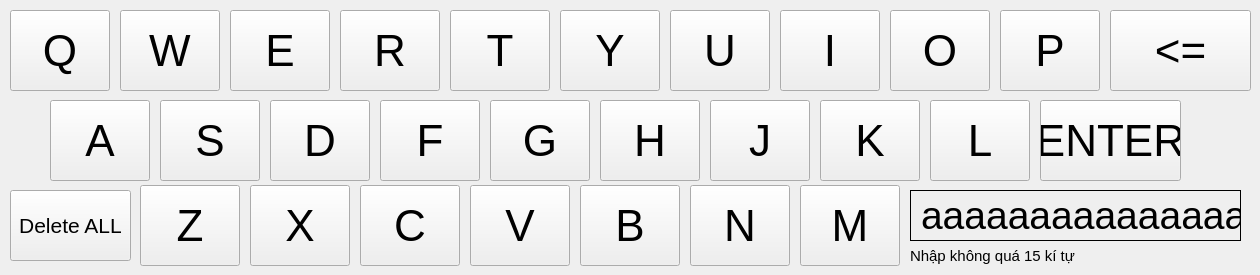
    <widget class="QWidget" name="ModuleKeyboard">
     <widget class="QPushButton" name="qButton">
      <property name="geometry">
       <rect>
        <x>10</x>
        <y>10</y>
        <width>100</width>
        <height>81</height>
       </rect>
      </property>
      <property name="font">
       <font>
        <pointsize>33</pointsize>
       </font>
      </property>
      <property name="text">
       <string>Q</string>
      </property>
     </widget>
     <widget class="QPushButton" name="rButton">
      <property name="geometry">
       <rect>
        <x>340</x>
        <y>10</y>
        <width>100</width>
        <height>81</height>
       </rect>
      </property>
      <property name="font">
       <font>
        <pointsize>33</pointsize>
       </font>
      </property>
      <property name="text">
       <string>R</string>
      </property>
     </widget>
     <widget class="QPushButton" name="eButton">
      <property name="geometry">
       <rect>
        <x>230</x>
        <y>10</y>
        <width>100</width>
        <height>81</height>
       </rect>
      </property>
      <property name="font">
       <font>
        <pointsize>33</pointsize>
       </font>
      </property>
      <property name="text">
       <string>E</string>
      </property>
     </widget>
     <widget class="QPushButton" name="tButton">
      <property name="geometry">
       <rect>
        <x>450</x>
        <y>10</y>
        <width>100</width>
        <height>81</height>
       </rect>
      </property>
      <property name="font">
       <font>
        <pointsize>33</pointsize>
       </font>
      </property>
      <property name="text">
       <string>T</string>
      </property>
     </widget>
     <widget class="QPushButton" name="wButton">
      <property name="geometry">
       <rect>
        <x>120</x>
        <y>10</y>
        <width>100</width>
        <height>81</height>
       </rect>
      </property>
      <property name="font">
       <font>
        <pointsize>33</pointsize>
       </font>
      </property>
      <property name="text">
       <string>W</string>
      </property>
     </widget>
     <widget class="QPushButton" name="pButton">
      <property name="geometry">
       <rect>
        <x>1000</x>
        <y>10</y>
        <width>100</width>
        <height>81</height>
       </rect>
      </property>
      <property name="font">
       <font>
        <pointsize>33</pointsize>
       </font>
      </property>
      <property name="text">
       <string>P</string>
      </property>
     </widget>
     <widget class="QPushButton" name="oButton">
      <property name="geometry">
       <rect>
        <x>890</x>
        <y>10</y>
        <width>100</width>
        <height>81</height>
       </rect>
      </property>
      <property name="font">
       <font>
        <pointsize>33</pointsize>
       </font>
      </property>
      <property name="text">
       <string>O</string>
      </property>
     </widget>
     <widget class="QPushButton" name="uButton">
      <property name="geometry">
       <rect>
        <x>670</x>
        <y>10</y>
        <width>100</width>
        <height>81</height>
       </rect>
      </property>
      <property name="font">
       <font>
        <pointsize>33</pointsize>
       </font>
      </property>
      <property name="text">
       <string>U</string>
      </property>
     </widget>
     <widget class="QPushButton" name="yButton">
      <property name="geometry">
       <rect>
        <x>560</x>
        <y>10</y>
        <width>100</width>
        <height>81</height>
       </rect>
      </property>
      <property name="font">
       <font>
        <pointsize>33</pointsize>
       </font>
      </property>
      <property name="text">
       <string>Y</string>
      </property>
     </widget>
     <widget class="QPushButton" name="iButton">
      <property name="geometry">
       <rect>
        <x>780</x>
        <y>10</y>
        <width>100</width>
        <height>81</height>
       </rect>
      </property>
      <property name="font">
       <font>
        <pointsize>33</pointsize>
       </font>
      </property>
      <property name="text">
       <string>I</string>
      </property>
     </widget>
     <widget class="QPushButton" name="backkeyboardButton">
      <property name="geometry">
       <rect>
        <x>1110</x>
        <y>10</y>
        <width>141</width>
        <height>81</height>
       </rect>
      </property>
      <property name="font">
       <font>
        <pointsize>33</pointsize>
       </font>
      </property>
      <property name="text">
       <string>&lt;=</string>
      </property>
     </widget>
     <widget class="QPushButton" name="lButton">
      <property name="geometry">
       <rect>
        <x>930</x>
        <y>100</y>
        <width>100</width>
        <height>81</height>
       </rect>
      </property>
      <property name="font">
       <font>
        <pointsize>33</pointsize>
       </font>
      </property>
      <property name="text">
       <string>L</string>
      </property>
     </widget>
     <widget class="QPushButton" name="kButton">
      <property name="geometry">
       <rect>
        <x>820</x>
        <y>100</y>
        <width>100</width>
        <height>81</height>
       </rect>
      </property>
      <property name="font">
       <font>
        <pointsize>33</pointsize>
       </font>
      </property>
      <property name="text">
       <string>K</string>
      </property>
     </widget>
     <widget class="QPushButton" name="aButton">
      <property name="geometry">
       <rect>
        <x>50</x>
        <y>100</y>
        <width>100</width>
        <height>81</height>
       </rect>
      </property>
      <property name="font">
       <font>
        <pointsize>33</pointsize>
       </font>
      </property>
      <property name="text">
       <string>A</string>
      </property>
     </widget>
     <widget class="QPushButton" name="gButton">
      <property name="geometry">
       <rect>
        <x>490</x>
        <y>100</y>
        <width>100</width>
        <height>81</height>
       </rect>
      </property>
      <property name="font">
       <font>
        <pointsize>33</pointsize>
       </font>
      </property>
      <property name="text">
       <string>G</string>
      </property>
     </widget>
     <widget class="QPushButton" name="fButton">
      <property name="geometry">
       <rect>
        <x>380</x>
        <y>100</y>
        <width>100</width>
        <height>81</height>
       </rect>
      </property>
      <property name="font">
       <font>
        <pointsize>33</pointsize>
       </font>
      </property>
      <property name="text">
       <string>F</string>
      </property>
     </widget>
     <widget class="QPushButton" name="jButton">
      <property name="geometry">
       <rect>
        <x>710</x>
        <y>100</y>
        <width>100</width>
        <height>81</height>
       </rect>
      </property>
      <property name="font">
       <font>
        <pointsize>33</pointsize>
       </font>
      </property>
      <property name="text">
       <string>J</string>
      </property>
     </widget>
     <widget class="QPushButton" name="hButton">
      <property name="geometry">
       <rect>
        <x>600</x>
        <y>100</y>
        <width>100</width>
        <height>81</height>
       </rect>
      </property>
      <property name="font">
       <font>
        <pointsize>33</pointsize>
       </font>
      </property>
      <property name="text">
       <string>H</string>
      </property>
     </widget>
     <widget class="QPushButton" name="dButton">
      <property name="geometry">
       <rect>
        <x>270</x>
        <y>100</y>
        <width>100</width>
        <height>81</height>
       </rect>
      </property>
      <property name="font">
       <font>
        <pointsize>33</pointsize>
       </font>
      </property>
      <property name="text">
       <string>D</string>
      </property>
     </widget>
     <widget class="QPushButton" name="sButton">
      <property name="geometry">
       <rect>
        <x>160</x>
        <y>100</y>
        <width>100</width>
        <height>81</height>
       </rect>
      </property>
      <property name="font">
       <font>
        <pointsize>33</pointsize>
       </font>
      </property>
      <property name="text">
       <string>S</string>
      </property>
     </widget>
     <widget class="QPushButton" name="enterButtonKeyBoard">
      <property name="geometry">
       <rect>
        <x>1040</x>
        <y>100</y>
        <width>141</width>
        <height>81</height>
       </rect>
      </property>
      <property name="font">
       <font>
        <pointsize>33</pointsize>
       </font>
      </property>
      <property name="text">
       <string>ENTER</string>
      </property>
     </widget>
     <widget class="QPushButton" name="mButton">
      <property name="geometry">
       <rect>
        <x>800</x>
        <y>185</y>
        <width>100</width>
        <height>81</height>
       </rect>
      </property>
      <property name="font">
       <font>
        <pointsize>33</pointsize>
       </font>
      </property>
      <property name="text">
       <string>M</string>
      </property>
     </widget>
     <widget class="QPushButton" name="zButton">
      <property name="geometry">
       <rect>
        <x>140</x>
        <y>185</y>
        <width>100</width>
        <height>81</height>
       </rect>
      </property>
      <property name="font">
       <font>
        <pointsize>33</pointsize>
       </font>
      </property>
      <property name="text">
       <string>Z</string>
      </property>
     </widget>
     <widget class="QPushButton" name="bButton">
      <property name="geometry">
       <rect>
        <x>580</x>
        <y>185</y>
        <width>100</width>
        <height>81</height>
       </rect>
      </property>
      <property name="font">
       <font>
        <pointsize>33</pointsize>
       </font>
      </property>
      <property name="text">
       <string>B</string>
      </property>
     </widget>
     <widget class="QPushButton" name="xButton">
      <property name="geometry">
       <rect>
        <x>250</x>
        <y>185</y>
        <width>100</width>
        <height>81</height>
       </rect>
      </property>
      <property name="font">
       <font>
        <pointsize>33</pointsize>
       </font>
      </property>
      <property name="text">
       <string>X</string>
      </property>
     </widget>
     <widget class="QPushButton" name="nButton">
      <property name="geometry">
       <rect>
        <x>690</x>
        <y>185</y>
        <width>100</width>
        <height>81</height>
       </rect>
      </property>
      <property name="font">
       <font>
        <pointsize>33</pointsize>
       </font>
      </property>
      <property name="text">
       <string>N</string>
      </property>
     </widget>
     <widget class="QPushButton" name="vButton">
      <property name="geometry">
       <rect>
        <x>470</x>
        <y>185</y>
        <width>100</width>
        <height>81</height>
       </rect>
      </property>
      <property name="font">
       <font>
        <pointsize>33</pointsize>
       </font>
      </property>
      <property name="text">
       <string>V</string>
      </property>
     </widget>
     <widget class="QPushButton" name="cButton">
      <property name="geometry">
       <rect>
        <x>360</x>
        <y>185</y>
        <width>100</width>
        <height>81</height>
       </rect>
      </property>
      <property name="font">
       <font>
        <pointsize>33</pointsize>
       </font>
      </property>
      <property name="text">
       <string>C</string>
      </property>
     </widget>
     <widget class="QLabel" name="nhapText">
      <property name="geometry">
       <rect>
        <x>910</x>
        <y>190</y>
        <width>331</width>
        <height>51</height>
       </rect>
      </property>
      <property name="font">
       <font>
        <pointsize>29</pointsize>
       </font>
      </property>
      <property name="frameShape">
       <enum>QFrame::Panel</enum>
      </property>
      <property name="text">
       <string>aaaaaaaaaaaaaaa</string>
      </property>
     </widget>
     <widget class="QLabel" name="label_3">
      <property name="geometry">
       <rect>
        <x>910</x>
        <y>246</y>
        <width>251</width>
        <height>20</height>
       </rect>
      </property>
      <property name="font">
       <font>
        <pointsize>11</pointsize>
       </font>
      </property>
      <property name="text">
       <string>Nhập không quá 15 kí tự</string>
      </property>
     </widget>
     <widget class="QPushButton" name="deleteButton">
      <property name="geometry">
       <rect>
        <x>10</x>
        <y>190</y>
        <width>121</width>
        <height>71</height>
       </rect>
      </property>
      <property name="font">
       <font>
        <pointsize>16</pointsize>
       </font>
      </property>
      <property name="text">
       <string>Delete ALL</string>
      </property>
     </widget>
    </widget>
